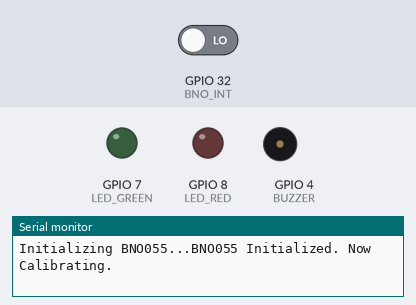
The sketch below on a simulated ESP32. Parts: output pins drawn as LEDs (lit = HIGH), buzzer (waves = sounding), the last lines printed to the serial monitor. The inputs (shaded band) are chosen by the test bench; at power-on: GPIO 32 (BNO_INT) LOW.

Above: at 0.1 s.
At 1.1 s:
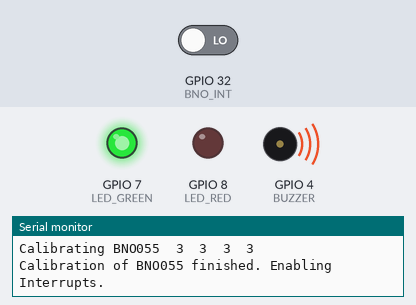
At 2.9 s:
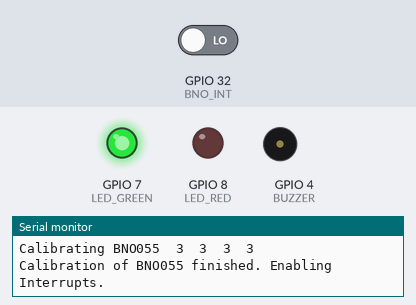
3.0 s: GPIO 32 (BNO_INT) driven HIGH
Timing chart, 0 to 6.0 s (numbered marks = the images above; inputs shaded):
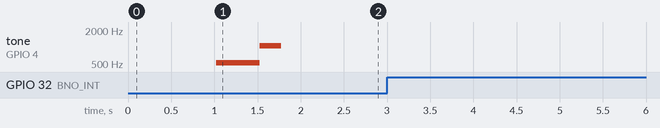

The sketch:

SD_Speed_Test_Interrupts.ino
```cpp
#include <Wire.h>
#include <Adafruit_Sensor.h>
#include <Adafruit_BNO055.h>
#include <SD.h>
#include <SdFat.h>
#include <RingBuf.h>

const int BUZZER = 4;

const int TONE_SUCCESS = 523; // In Hz, Currently C5
const int TONE_FAILURE = 261; // In Hz, currently C4
const int TONE_VICTORY = 1046; // In Hz, Currently C6

const int LED_GREEN = 7;
const int LED_RED = 8;

const int BNO_INT = 32;

volatile bool intFlag = false;

Adafruit_BNO055 bno = Adafruit_BNO055(55);

void setup() {

  // Set Pin mode for status LED
  pinMode(LED_GREEN,OUTPUT);
  pinMode(LED_RED,OUTPUT);

  // Connect to Serial
  Serial.begin(9600);

  Serial.print("Initializing BNO055...");

  if (!bno.begin())
  { // BNO055 was not able to initialize
    Serial.println("BNO055 failed to initialize.");
    tone(BUZZER,TONE_FAILURE);
    digitalWrite(LED_RED, HIGH);
    while(1);
  }

  Serial.println("BNO055 Initialized. Now Calibrating.");

  delay(1000);
  bno.setExtCrystalUse(true);

  // Calibrating BNO055. Do not Disturb!
  uint8_t cal, gyro, accel, mag = 0;
  bno.getCalibration(&cal, &gyro, &accel, &mag);

  Serial.print("Calibrating BNO055  ");
  Serial.print(cal);
  Serial.print("  ");
  Serial.print(gyro);
  Serial.print("  ");
  Serial.print(accel);
  Serial.print("  ");
  Serial.println(mag);

  while (cal != 3)
  {
    bno.getCalibration(&cal, &gyro, &accel, &mag);
    Serial.print("Calibrating BNO055  ");
    Serial.print(cal);
    Serial.print("  ");
    Serial.print(gyro);
    Serial.print("  ");
    Serial.print(accel);
    Serial.print("  ");
    Serial.println(mag);
    delay(1000);
  }

  Serial.println("Calibration of BNO055 finished. Enabling Interrupts.");

  // Testing Gyro any motion interrupt
  bno.enableInt(0b00000100);

  // Interrupt on any motion about any axis
  bno.enableGyrAxisInt(0b00000111);

  // Setting interrupt sensitivity
  bno.configGyrAM(0b00001000, 0b00000010, 0b00000001);
/*
  // Testing Gyro High Rate interrupt (it is unlcear if this is sensitive enough for our purposes)
  bno.enableInt(0b00001000);

  // Interrupt on high rate about any axis
  bno.enableGyrAxisInt(0b00111000);

  // Setting interrupt sensitivity
  bno.configGyrHR(0b00000001, 0b00000001, 0b00000001, 0b00000001, 0b00000001, 0b00000001, 0b00000001);
*/
  // Sensors Initialized. Celebrate!
  digitalWrite(LED_GREEN, HIGH);
  tone(BUZZER, TONE_SUCCESS, 500);
  delay(500);
  tone(BUZZER, TONE_VICTORY, 250);
  delay(250);

//  Serial.println("Starting Interrupt Pulse.");
//  pulse.begin(BNO055ISR,10000);

  pinMode(BNO_INT, INPUT);
  attachInterrupt(digitalPinToInterrupt(BNO_INT), BNO055ISR, RISING);

}

void loop()
{
  if (intFlag)
  {
    intFlag = false;
    Serial.println("Interrupted");
  }
}

void BNO055ISR()
{

  uint32_t logTime = millis();

  intFlag = true;

  bno.clearInt();
}
```
